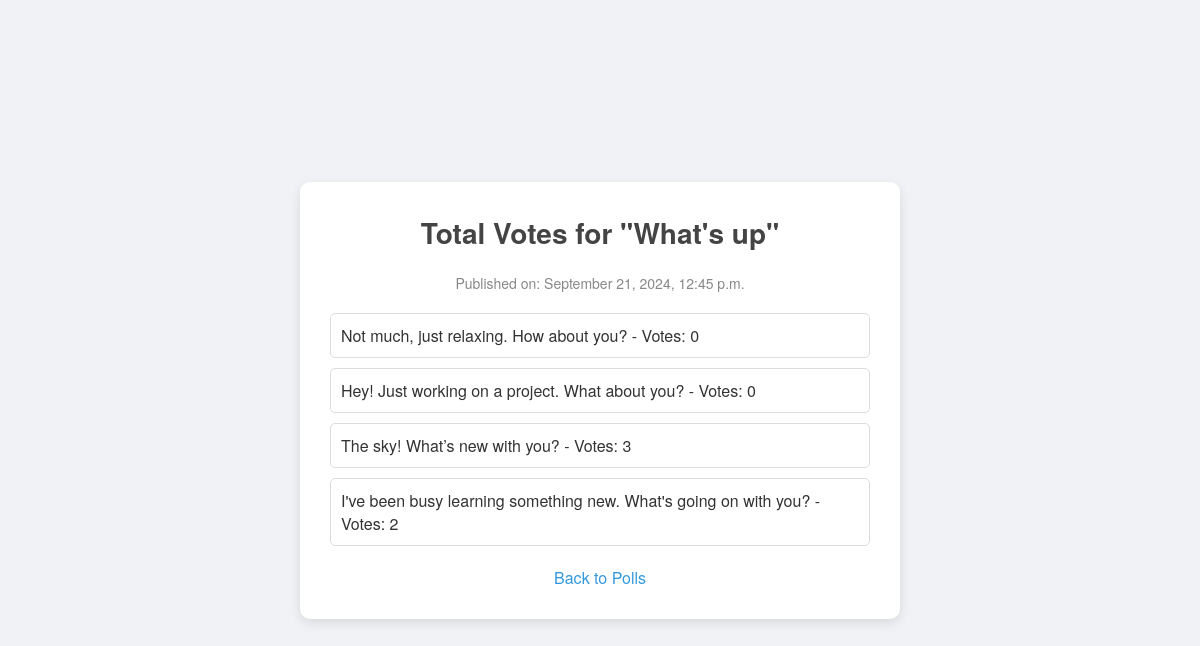
Screenshot of /polls/3/results/ with the database file from the repository.
### polls/models.py (models this page shows, shortened)
class Question(models.Model):
    question_text = models.CharField(max_length=200)
    pub_date = models.DateTimeField("date published")

class Choice(models.Model):
    question = models.ForeignKey(Question, on_delete=models.CASCADE)
    choice_text = models.CharField(max_length=200)
    votes = models.IntegerField(default=0)

### polls/views.py (the view)
# urls.py: path("<int:pk>/results/", view=views.ResultView.as_view(), name="results"),
class ResultView(generic.DetailView):
    model = Question
    template_name = "polls/results.html"

### polls/templates/polls/results.html (shortened to what this page needs)
<!DOCTYPE html>
<html lang="en">
<head>
</head>
<body>
    <div class="container">
        <h1>Total Votes for "{{ question.question_text }}"</h1>
        <div class="pub-date">Published on: {{ question.pub_date|date:"F j, Y, g:i a" }}</div>
        <ul class="choices">
            {% for choice in question.choice_set.all %}
            <li class="choice-item">
                {{ choice.choice_text }} - Votes: {{ choice.votes }}
            </li>
            {% endfor %}
        </ul>
        <a href="{% url 'polls:index' %}" class="back-link">Back to Polls</a>
    </div>
</body>
</html>

### polls/templates/polls/results.html (style rules this page uses)
* { margin: 0; padding: 0; box-sizing: border-box; }
body { font-family: 'Helvetica Neue', Arial, sans-serif; background-color: #f0f2f5; color: #333; display: flex; justify-content: center; align-items: center; min-height: 100vh; padding: 20px; }
.container { background-color: #fff; border-radius: 10px; box-shadow: 0 4px 12px rgba(0, 0, 0, 0.1); max-width: 600px; width: 100%; padding: 30px; text-align: center; }
h1 { font-size: 28px; color: #444; margin-bottom: 20px; }
.pub-date { font-size: 14px; color: #888; margin-bottom: 20px; }
.choices { list-style-type: none; padding: 0; margin: 20px 0; }
.choice-item { padding: 10px; border: 1px solid #ddd; border-radius: 5px; margin: 10px 0; text-align: left; }
.back-link { display: block; margin-top: 20px; text-decoration: none; color: #3498db; }

### rows the page displays
Question: question_text "What's up", pub_date "September 21, 2024, 12:45 p.m."
Choice: choice_text "Not much, just relaxing. How about you?", votes "0"
Choice: choice_text "Hey! Just working on a project. What about you?", votes "0"
Choice: choice_text "The sky! What’s new with you?", votes "3"
Choice: choice_text "I've been busy learning something new. What's going on with you?", votes "2"
